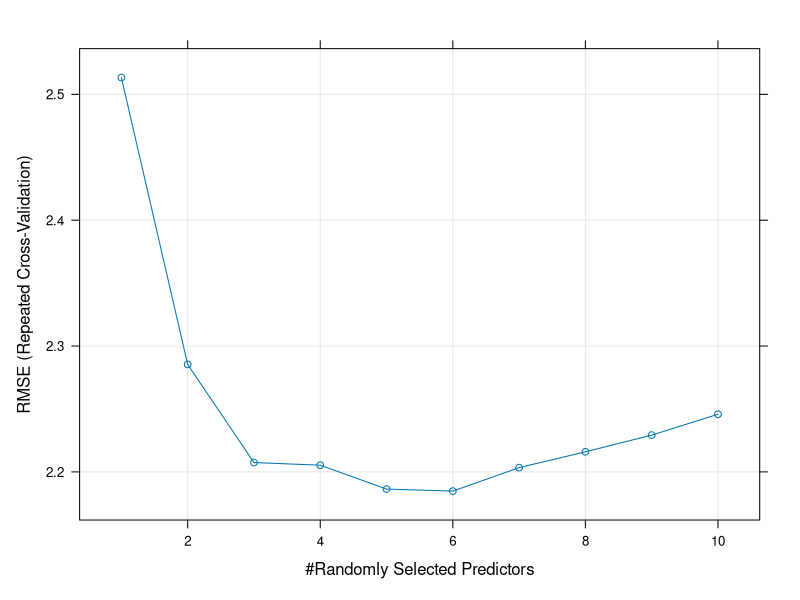
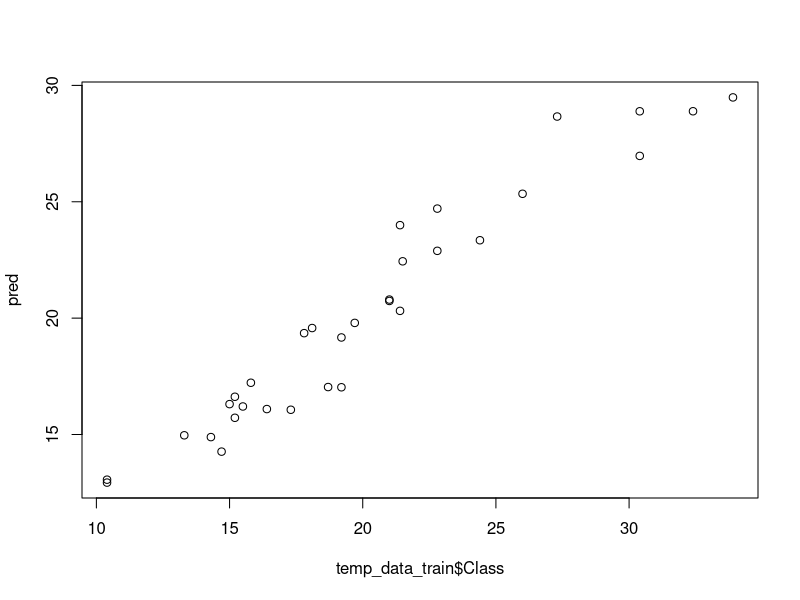

These charts were generated, in order, by the following R code:
library(caret)

temp_data_train = mtcars
#> colnames(mtcars)
# [1] "mpg"  "cyl"  "disp" "hp"  
# [5] "drat" "wt"   "qsec" "vs"  
# [9] "am"   "gear" "carb"
 
colnames(temp_data_train)[1] = "Class"

s_tuneLength = 100
s_MLmethods_select = "rf"
s_number = 10 
s_repeats = 10



# set training / optimisation and control parameters
fitControl <- trainControl(method = "repeatedcv", number = s_number, repeats = s_repeats,  search = "random")#, summaryFunction = twoClassSummary) # MCC / twoClassSummary / prSummary / RRtest::MCCx
 

fit <- train(Class ~ ., data = temp_data_train,
	#metric=s_metric,
	method = s_MLmethods_select,
	tuneLength = s_tuneLength,
	trControl = fitControl,
	maximize = TRUE)
	
plot(fit)

pred = predict(fit,temp_data_train)

plot(x=temp_data_train$Class,y=pred)